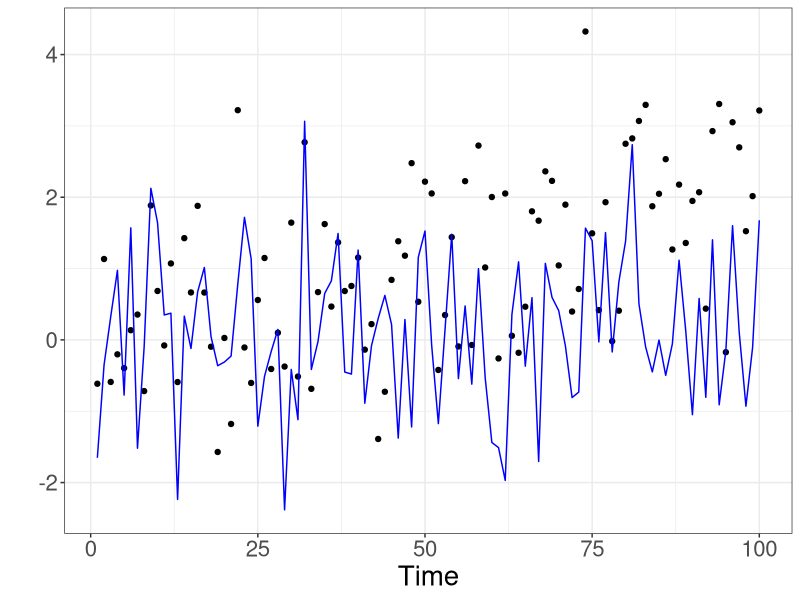

Here is the R script that generated this plot: (Note: a time limit stopped this script after it produced the figure.)
## ---- chunk 1
knitr::opts_chunk$set(echo = TRUE)
## ---- chunk 2
library(tidyverse)
library(broom)
library(mgcv)
## ---- chunk 3
set.seed(34)
r<-rnorm(100, 0, sqrt(1))
t<-seq(1:100)
q<-rnorm(100, 0, sqrt(1))
c=0+0.3*q+r
c1<-c
c1[1:100]<-c[1:100]+seq(1:100)/50
datatest<-data.frame(q=q, c=c, t=t, c1=c1)

datatest%>%
  ggplot(aes(x=t, y=c1))+
  geom_point()+
  geom_line(aes(x=t, y=q), col="blue")+
  ylab("")+
  xlab("Time")+
  theme_bw()+
  theme(text= element_text(size = 20))
## ---- chunk 4
N=1000
div=100


set.seed(34)
Simdata<-function(n=n, d=100, g=1, beta=0.3, div=10){
	r<-rnorm(d, 0, sqrt(1))
t<-seq(1:d)
q<-rnorm(d, 0, sqrt(1))
c<-0+beta*q+r
c1<-c
c1[g:d]<-c[g:d]+seq(1:((d-g)+1))/div
sim<-rep(n, d)
out<-data.frame(q,c, c1, t,sim)

}


Simdata_q<-function(n=n, d=100, g=1, beta=0.3, div=10){
	r<-rnorm(d, 0, sqrt(1))
t<-seq(1:d)
q<-rnorm(d, 0, sqrt(1))
c<-0+beta*q+r
q1<-q
q1[g:d]<-q[g:d]+seq(1:((d-g)+1))/div
c2<-0+beta*q1+r
sim<-rep(n, d)
out<-data.frame(q,c, c2, q1, t,sim)

}
## ---- chunk 5
s1 <- data.frame(q=numeric(),c=numeric(), c1=numeric(), t=numeric(), sim=numeric()) 
for (n in 1:N){
  s<-Simdata(n)
  s1<-full_join(s1,s)
}
## ---- chunk 6
s1%>%
  group_by(as.factor(sim))%>%
    nest() %>% 
  mutate(model = map(data, ~lm(c ~ q, data = .x) %>% 
                       tidy)) %>% 
  unnest(model) %>%
  filter(term == 'q')%>% rename(sim=`as.factor(sim)`, beta_lm_no_trend=estimate)%>%select(sim, beta_lm_no_trend) ->a1

s1%>%
group_by(as.factor(sim))%>%
    nest() %>% 
  mutate(model = map(data, ~lm(c1 ~ q, data = .x) %>% 
                       tidy)) %>% 
   unnest(model) %>%
  filter(term == 'q')%>% rename(sim=`as.factor(sim)`, beta_lm_c_trend=estimate)%>%select(sim, beta_lm_c_trend) ->a2
## ---- chunk 7
run_mod_c1<-function(data=data){
mm <- gamm(c1 ~  s(t, bs="ts")+q , data=data,method="REML")  
	ss<-summary(mm$gam)
	return(ss$p.coeff[2])
}	

run_mod_c<-function(data=data){
mm <- gamm(c ~  s(t, bs="ts")+q , data=data,method="REML")  
	ss<-summary(mm$gam)
	return(ss$p.coeff[2])
}	

run_mod_q1<-function(data=data){
mm <- gamm(c2 ~  s(t, bs="ts")+q1 , data=data,method="REML")  
	ss<-summary(mm$gam)
	return(ss$p.coeff[2])
}	

extract_trend<-function(q=q, c=c, t=t, data=data){
mm <- gamm(c ~  s(t, bs="ts")+q , data=data,method="REML")  
	return(predict(mm$gam, type="terms")[,2])
}
## ---- chunk 8
run_mod_edf_c<-function(data=data){
mm <- gamm(c ~  s(t, bs="ts")+q , data=data,method="REML")  
	ss<-summary(mm$gam)
	return(ss$edf)
}	

run_mod_edf_c1<-function(data=data){
mm <- gamm(c1 ~  s(t, bs="ts")+q , data=data,method="REML")  
	ss<-summary(mm$gam)
	return(ss$edf)
}	

run_mod_edf_q1<-function(data=data){
mm <- gamm(c2 ~  s(t, bs="ts")+q1 , data=data,method="REML")  
	ss<-summary(mm$gam)
	return(ss$edf)
}
## ---- chunk 9
s1%>%
  group_by(as.factor(sim))%>%
  nest()%>%
  mutate(model =map(data, ~run_mod_c(data=.x)))%>%
  unnest(model)%>% rename(sim=`as.factor(sim)`, beta_gam_no_trend=model)%>%select(sim, beta_gam_no_trend)   ->a3

s1%>%
  group_by(as.factor(sim))%>%
  nest()%>%
  mutate(model =map(data, ~run_mod_c1(data=.x)))%>%
  unnest(model)%>% rename(sim=`as.factor(sim)`, beta_gam_c_trend=model)%>%select(sim, beta_gam_c_trend) ->a4
## ---- chunk 10
set.seed(34)
s2 <- data.frame(q=numeric(),c=numeric(), c1=numeric(), q1=numeric(), t=numeric(), sim=numeric()) 
for (n in 1:N){
  s<-Simdata_q(n)
  s2<-full_join(s2,s)
}
## ---- chunk 11
s2%>%
group_by(as.factor(sim))%>%
    nest() %>% 
  mutate(model = map(data, ~lm(c2 ~ q1, data = .x) %>% 
                       tidy)) %>% 
   unnest(model) %>%
  filter(term == 'q1')%>% rename(sim=`as.factor(sim)`, beta_lm_q_trend=estimate)%>%select(sim, beta_lm_q_trend) ->a5
## ---- chunk 12

s2%>%
  group_by(as.factor(sim))%>%
  nest()%>%
  mutate(model =map(data, ~run_mod_q1(data=.x)))%>%
  unnest(model)%>% rename(sim=`as.factor(sim)`, beta_gam_q_trend=model)%>%select(sim, beta_gam_q_trend)   ->a6


s2%>%
  group_by(as.factor(sim))%>%
  nest()%>%
  mutate(model =map(data, ~extract_trend(c=c2, q=q1, t=t, data=.x)))%>%
  unnest(model)  ->a7
## ---- chunk 13
a1%>%left_join(a2, by="sim")%>%left_join(a3, by="sim")%>%left_join(a4,by="sim")%>%left_join(a5,by="sim")%>%left_join(a6,by="sim")->a_all

a_all%>%
  pivot_longer(cols=c("beta_lm_no_trend", "beta_lm_c_trend",  "beta_gam_no_trend", "beta_gam_c_trend", "beta_lm_q_trend", "beta_gam_q_trend"))%>%
  mutate(groups=case_when(name=="beta_lm_no_trend"~"no trend present (Model 1)",
                          name=="beta_lm_c_trend"~"c trend present (Model 1)",
                          name=="beta_gam_no_trend"~"no trend present (Model 2)",
                          name=="beta_gam_c_trend"~"c trend present (Model 2)",
                           name=="beta_lm_q_trend"~"q trend present (Model 1)",
                          name=="beta_gam_q_trend"~"q trend present (Model 2)"))->a_plot
a_plot$groups<-factor(a_plot$groups, levels=c("no trend present (Model 1)", "no trend present (Model 2)", "c trend present (Model 1)", "c trend present (Model 2)", "q trend present (Model 1)",  "q trend present (Model 2)"))

a_plot%>%mutate(trend=case_when(groups=="no trend present (Model 1)"~"No trend simulated (i)",
                                groups=="no trend present (Model 2)"~"No trend simulated (i)",
                                groups=="c trend present (Model 1)"~"Trend in concentration simulated (ii)", 
                                groups=="c trend present (Model 2)"~"Trend in concentration simulated (ii)",
                                groups=="q trend present (Model 1)"~"Trend in discharge simulated (iii)",
                                groups=="q trend present (Model 2)"~"Trend in discharge simulated (iii)"),
                model1=case_when(groups=="no trend present (Model 1)"~"LM",
                                groups=="no trend present (Model 2)"~"GAM",
                                groups=="c trend present (Model 1)"~"LM", 
                                groups=="c trend present (Model 2)"~"GAM", 
                                groups=="q trend present (Model 1)"~"LM",
                                groups=="q trend present (Model 2)"~"GAM"
                                ))%>%
  mutate(model=fct_relevel(model1, levels=c("LM", "GAM")))%>%
  ggplot(aes(y=value, x=model))+
  geom_boxplot()+
  scale_x_discrete(name = "",
                  labels = c(expression("LM"["constant"]),
                             expression("GAM"["constant"])))+
  xlab("")+
  ylab("Slope estimate b")+
  theme_bw()+
     theme(text= element_text(size = 20))+
    facet_wrap(~trend)
